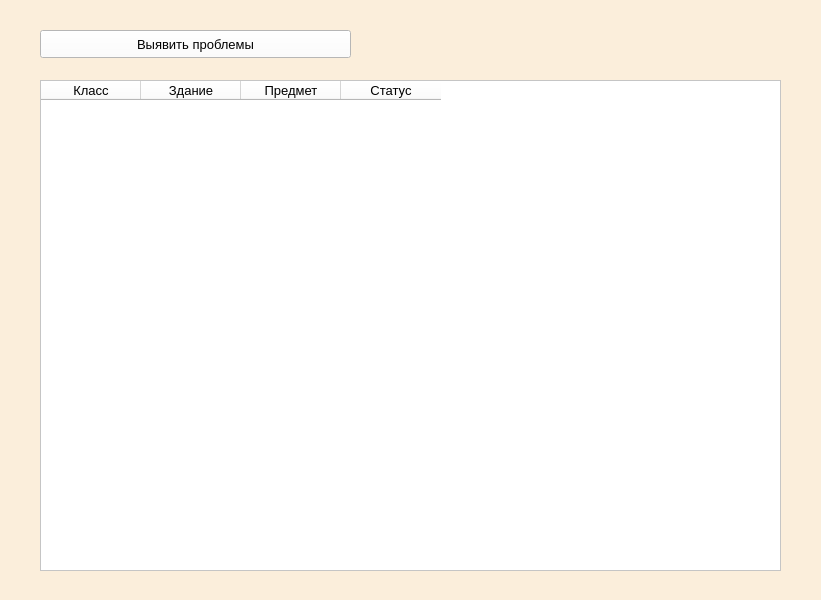
<?xml version="1.0" encoding="UTF-8"?>
<ui version="4.0">
 <class>Form</class>
 <widget class="QWidget" name="Form">
  <property name="geometry">
   <rect>
    <x>0</x>
    <y>0</y>
    <width>821</width>
    <height>600</height>
   </rect>
  </property>
  <property name="windowTitle">
   <string>problems</string>
  </property>
  <property name="styleSheet">
   <string notr="true">background-color: rgb(251, 238, 219);</string>
  </property>
  <widget class="QPushButton" name="push_find_problems">
   <property name="geometry">
    <rect>
     <x>40</x>
     <y>30</y>
     <width>311</width>
     <height>28</height>
    </rect>
   </property>
   <property name="font">
    <font>
     <pointsize>10</pointsize>
    </font>
   </property>
   <property name="styleSheet">
    <string notr="true">background-color: rgb(255, 255, 255);</string>
   </property>
   <property name="text">
    <string>Выявить проблемы</string>
   </property>
  </widget>
  <widget class="QTableWidget" name="tableWidget">
   <property name="enabled">
    <bool>false</bool>
   </property>
   <property name="geometry">
    <rect>
     <x>40</x>
     <y>80</y>
     <width>741</width>
     <height>491</height>
    </rect>
   </property>
   <property name="font">
    <font>
     <pointsize>11</pointsize>
    </font>
   </property>
   <property name="styleSheet">
    <string notr="true">background-color: rgb(255, 255, 255);
color: rgb(0, 0, 0);</string>
   </property>
   <column>
    <property name="text">
     <string>Класс</string>
    </property>
    <property name="font">
     <font>
      <pointsize>10</pointsize>
     </font>
    </property>
   </column>
   <column>
    <property name="text">
     <string>Здание</string>
    </property>
    <property name="font">
     <font>
      <pointsize>10</pointsize>
     </font>
    </property>
   </column>
   <column>
    <property name="text">
     <string>Предмет</string>
    </property>
    <property name="font">
     <font>
      <pointsize>10</pointsize>
     </font>
    </property>
   </column>
   <column>
    <property name="text">
     <string>Статус</string>
    </property>
    <property name="font">
     <font>
      <pointsize>10</pointsize>
     </font>
    </property>
   </column>
  </widget>
 </widget>
 <resources/>
 <connections/>
</ui>
